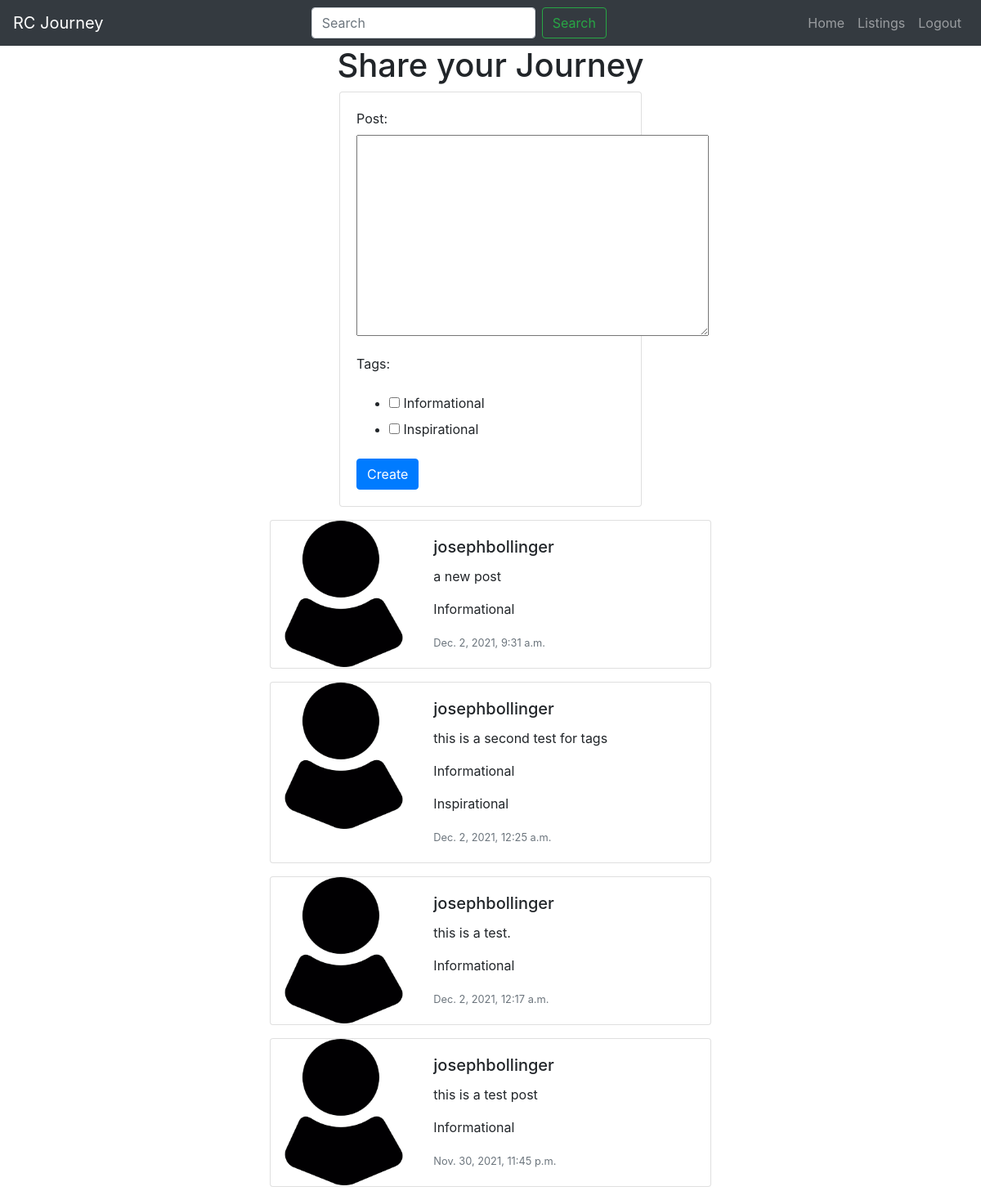
Screenshot of /forum/ (signed in) with the database file from the repository.
### rcapp/models.py (models this page shows)
class Post(models.Model):
    post_id = models.AutoField(primary_key=True)
    user_id = models.ForeignKey(Profile, on_delete=models.CASCADE)
    post = models.TextField(blank=True, null=True)
    date_created = models.DateTimeField(auto_now=True, null=True,)
    tags = models.ManyToManyField(Tag)

class Profile(models.Model):
    user = models.OneToOneField(User, on_delete=models.CASCADE)
    profile_image = models.ImageField(
        default='profile1.png', null=True, blank=True)
    bio = models.TextField(null=True, blank=True)

class Tag(models.Model):
    tag_id = models.AutoField(primary_key=True)
    name = models.CharField(max_length=255)

### rcapp/views.py (the view, shortened to what this page needs)
# urls.py: path('forum/', views.forum, name='forum'),
@login_required(login_url='landing')
def forum(request):
    if request.method == 'GET':
        form = PostForm()
        posts = Post.objects.all().order_by('-date_created')
        context = {'form': form, 'posts': posts}
        return render(request, 'forum.html', context)

### rcapp/forms.py
class PostForm(forms.Form):
    post = forms.CharField(widget=forms.Textarea, required=True)
    choices = []
    for tag in Tag.objects.all():
        choices.append((tag.tag_id, tag.name))
    tags = forms.MultipleChoiceField(
        widget=forms.CheckboxSelectMultiple, choices=choices, required=True)

### rcapp/templates/forum.html (shortened to what this page needs)
{% load static %}
<!DOCTYPE html>
<html lang="en">
  <head>
    <link
      rel="stylesheet"
      href="https://stackpath.bootstrapcdn.com/bootstrap/4.1.3/css/bootstrap.min.css"
    />
    <link
      rel="stylesheet"
      href="https://use.fontawesome.com/releases/v5.6.1/css/all.css"
    />
    <link rel="stylesheet" href="{% static 'css/forum.css' %}" />
  </head>
  <body>
    <nav class="navbar navbar-expand-lg navbar-dark bg-dark">
      <a class="navbar-brand" href="/">RC Journey</a>
      <form class="form-inline my-2 my-lg-0 ml-auto">
        <input
          class="form-control mr-sm-2"
          type="search"
          placeholder="Search"
          aria-label="Search"
        />
        <button class="btn btn-outline-success my-2 my-sm-0" type="submit">
          Search
        </button>
      </form>
      <ul class="navbar-nav ml-auto">
        <li class="nav-item">
          <a class="nav-link" href="{% url 'dashboard' %}">Home</a>
        </li>
        <li class="nav-item">
          <a class="nav-link" href="{% url 'listings' %}">Listings</a>
        </li>
        <li class="nav-item">
          <a class="nav-link" href="{% url 'logout' %}">Logout</a>
        </li>
      </ul>
    </nav>
    <h1>Share your Journey</h1>
    <div class="col-md-4 mx-auto">
      <div class="card card-body">
        <form method="POST" action="">
          {% csrf_token %} {{form.as_p}}
          <input
            class="btn btn-primary"
            type="submit"
            name="create"
            value="Create"
          />
        </form>
      </div>
    </div>
    {% for post in posts %}
    <div class="card my-3 mx-auto" style="max-width: 540px">
      <div class="row no-gutters">
        <div class="col-md-4">
          <img
            src="{{ post.user_id.profile_image.url }}"
            alt="{{ post.user_id.user.username }}"
            class="card-img"
            alt="..."
          />
        </div>
        <div class="col-md-8">
          <div class="card-body">
            <h5 class="card-title">{{ post.user_id.user.username }}</h5>
            <p class="card-text">{{ post.post }}</p>
            {% for tag in post.tags.all %}
            <p class="card-text">{{ tag.name }}</p>
            {% endfor %}
            <p class="card-text">
              <small class="text-muted">{{ post.date_created }}</small>
            </p>
          </div>
        </div>
      </div>
    </div>
    {% endfor %}
  </body>
</html>

### rcapp/static/css/forum.css (style rules this page uses)
body { background-image: url("../images/landing.jpg"); background-size: cover; }
h1 { text-align: center; }

### rows the page displays
Post: user_id.profile_image (picture), user_id.user.username "josephbollinger", post "a new post", date_created "Dec. 2, 2021, 9:31 a.m."
Tag: name "Informational"
Post: user_id.profile_image (picture), user_id.user.username "josephbollinger", post "this is a second test for tags", date_created "Dec. 2, 2021, 12:25 a.m."
Tag: name "Inspirational"
Post: user_id.profile_image (picture), user_id.user.username "josephbollinger", post "this is a test.", date_created "Dec. 2, 2021, 12:17 a.m."
Post: user_id.profile_image (picture), user_id.user.username "josephbollinger", post "this is a test post", date_created "Nov. 30, 2021, 11:45 p.m."
